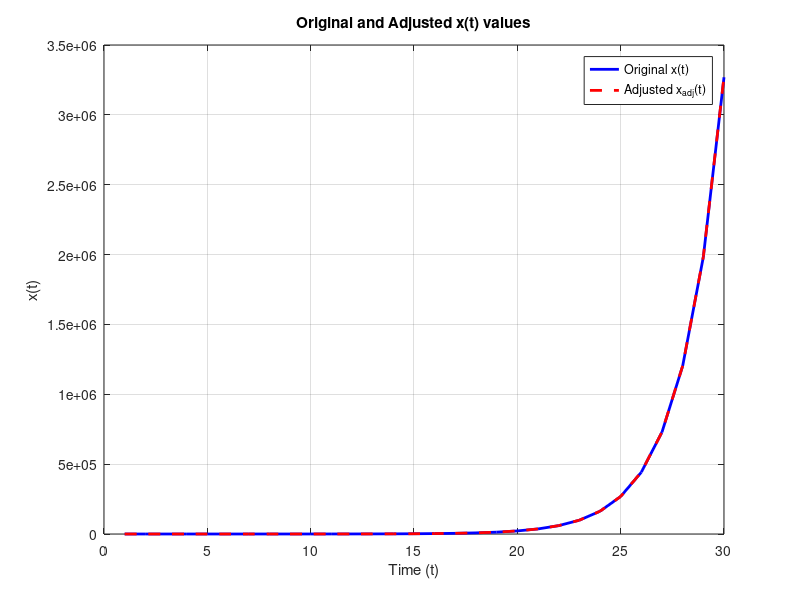

The MATLAB script that drew this image:
% Given values
E = 10e-4;  % Error term
n = 30;  % Number of time values
A = 1;  % Initial A value (adjust as needed)
k = 0.5;  % Initial k value (adjust as needed)

% Time values (t1, t2, ..., t30)
t = linspace(1, 30, n);  % Example time values from t1 to t30

% Step 1: Calculate x_i for each t_i
x = A * exp(k * t);

% Step 2: Calculate adjusted values x_i_adj with error
x_adj = x .* (1 + E);

% Step 3: Compute required sums
sum_ti = sum(t);
sum_ti2 = sum(t.^2);
sum_ln_xi = sum(log(x));
sum_ln_xi_ti = sum(log(x) .* t);

% Step 4: Compute determinants for Delta, Delta_k, and Delta_lnA

% Delta matrix: [ sum(ti), sum(ti^2); n, sum(ti) ]
Delta = (sum_ti * sum_ti) - (n * sum_ti2);

% Delta_k matrix: [ sum(ln(xi) * ti), sum(ti^2); sum(ln(xi)), sum(ti) ]
Delta_k = (sum_ln_xi_ti * sum_ti) - (sum_ln_xi * sum_ti2);

% Delta_lnA matrix: [ sum(ln(xi) * ti), sum(ti); sum(ln(xi)), n ]
Delta_lnA = (sum_ln_xi_ti * n) - (sum_ln_xi * sum_ti);

% Step 5: Find k_bar and ln(A_bar) using the formulas
k_bar = Delta_k / Delta;
ln_A_bar = Delta_lnA / Delta;

% Step 6: Find the adjusted A_bar
A_bar = exp(ln_A_bar);

% Step 7: Find Delta values
deltaaa_1 = abs(k - k_bar);  % Delta_1 = abs(k - k_bar)
deltaaa_2 = abs(A - A_bar);  % Delta_2 = abs(A - A_bar)

% Display results
fprintf('Delta: %f\n', Delta);
fprintf('Delta_k: %f\n', Delta_k);
fprintf('Delta_lnA: %f\n', Delta_lnA);
fprintf('k_bar: %f\n', k_bar);
fprintf('ln(A_bar): %f\n', ln_A_bar);
fprintf('A_bar: %f\n', A_bar);
fprintf('Delta_1 (k difference): %f\n', deltaaa_1);
fprintf('Delta_2 (A difference): %f\n', deltaaa_2);

% Optional: Plot x values and adjusted x values
figure;
plot(t, x, 'b-', 'LineWidth', 2);
hold on;
plot(t, x_adj, 'r--', 'LineWidth', 2);
title('Original and Adjusted x(t) values');
xlabel('Time (t)');
ylabel('x(t)');
legend('Original x(t)', 'Adjusted x_{adj}(t)');
grid on;
